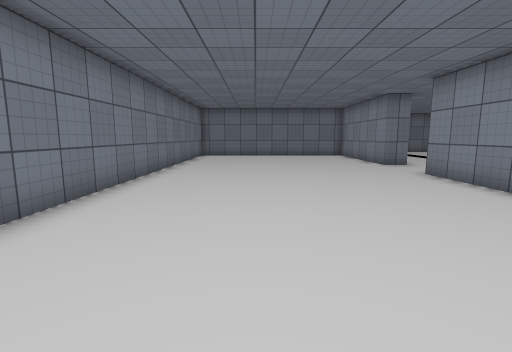
View 1 (above)

20 first-person views from a walk through a scene from a Unity 3-D project. The camera is 1.2 m above the floor, tilts 8° down and sees 85° across. The floor is counted in squares, 1 m on a side. Each view is taken from the middle of a square. On the plan, view 1 faces up. The plan holds only what a view shows up to about 13 squares ahead; the rest is blank. The place goes on beyond the plan. Some surface patterns are stand-ins.

View 2
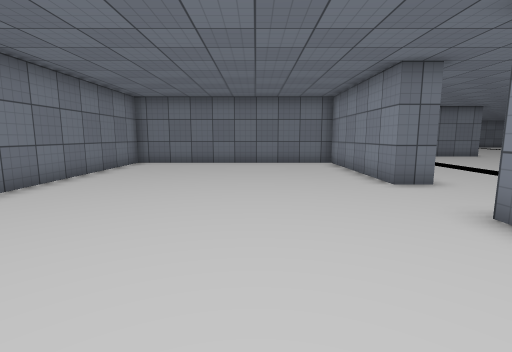

View 3
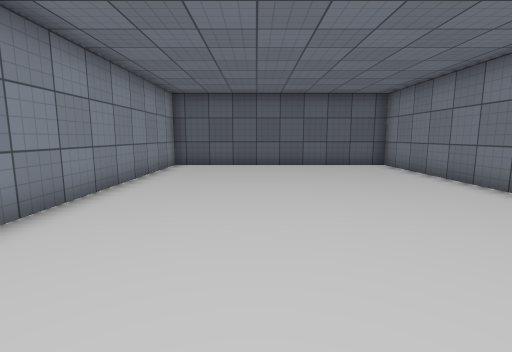

View 4
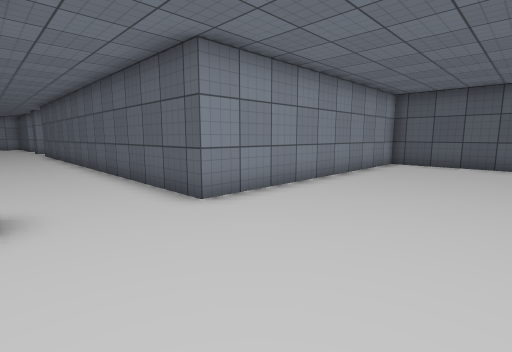

View 5
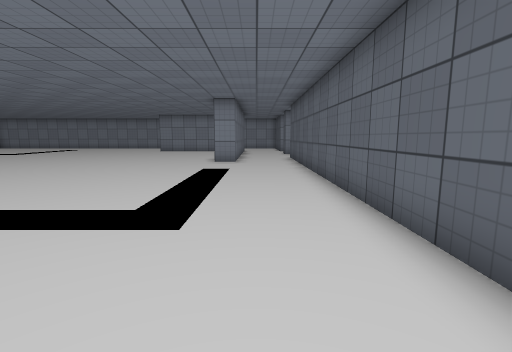

View 6
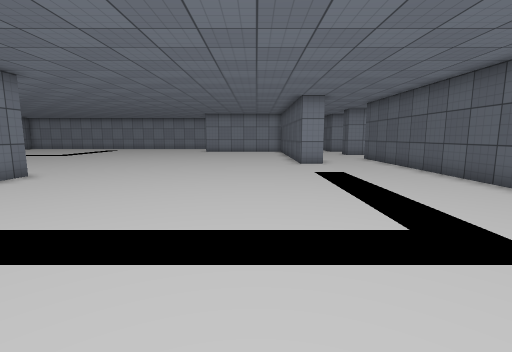

View 7
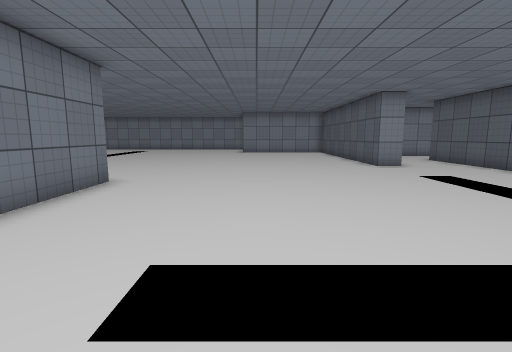

View 8
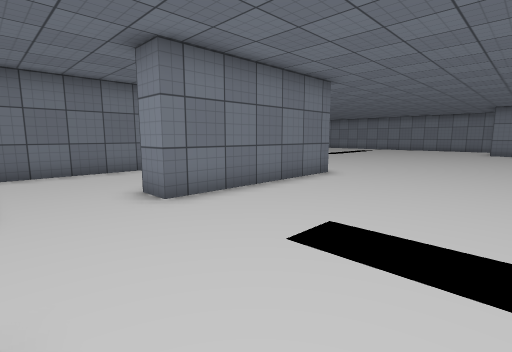

View 9
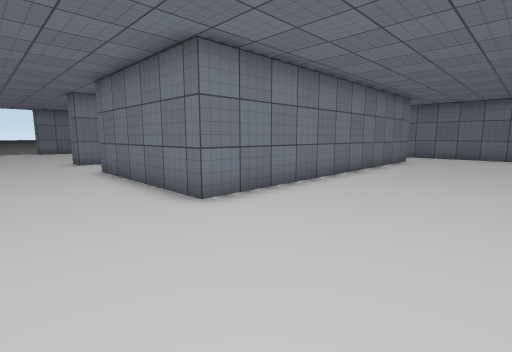

View 10
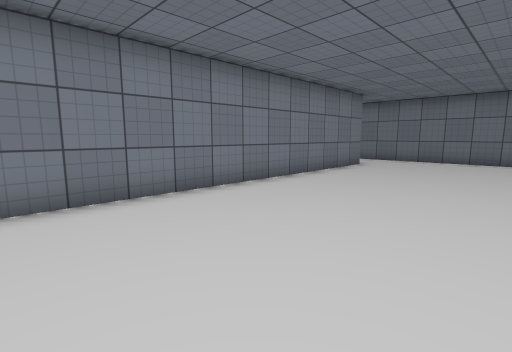

View 11
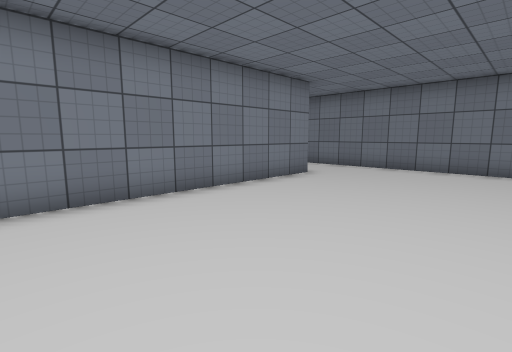

View 12
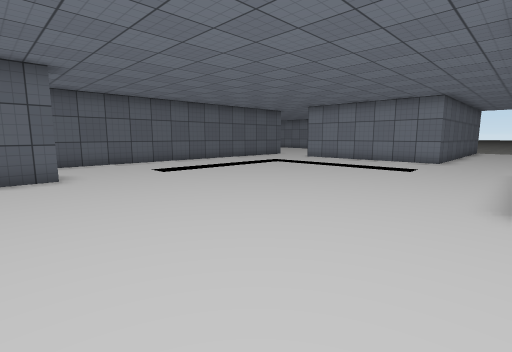

View 13
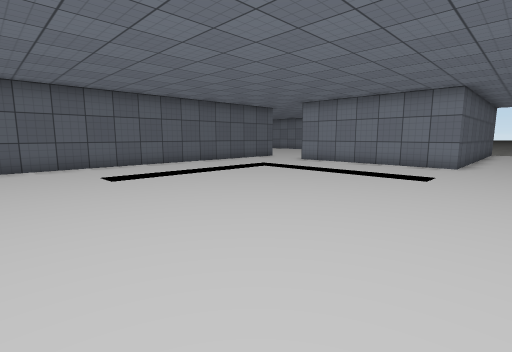

View 14
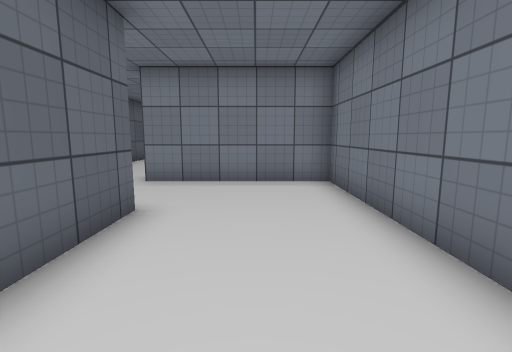

View 15
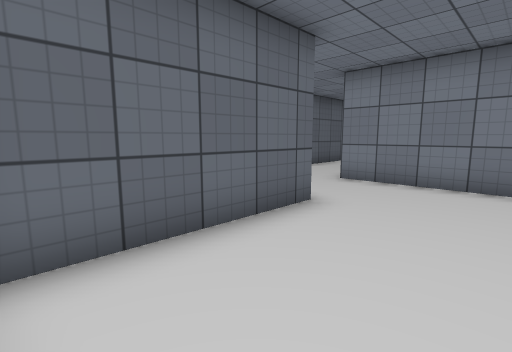

View 16
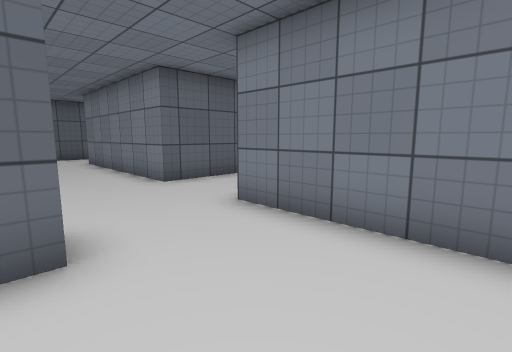

View 17
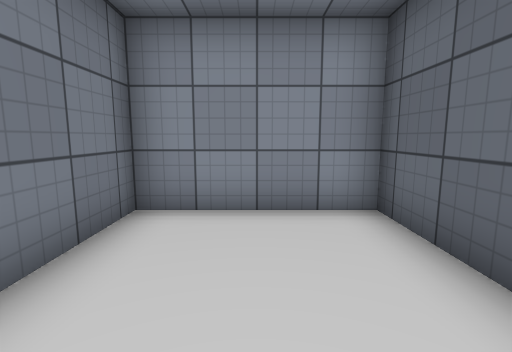

View 18
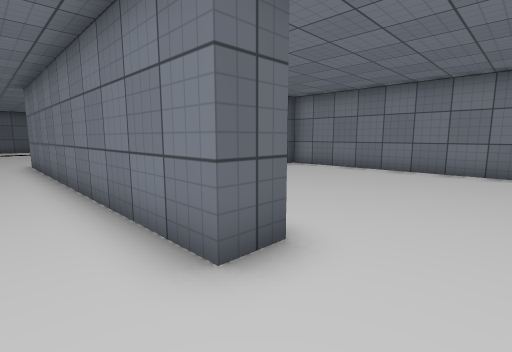

View 19
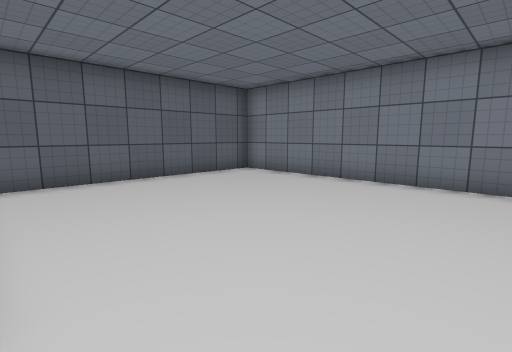

View 20
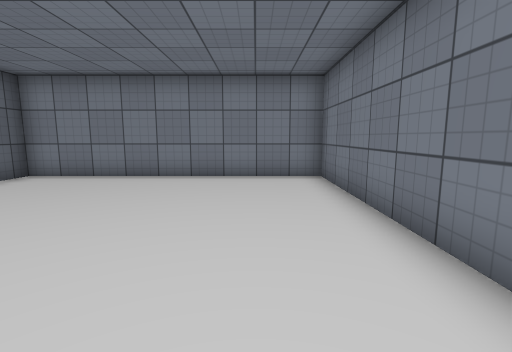

### Floor plan
Ten units are one square. View 1 is at (0, 0); x grows to the right and y downward. Boxes are objects, and circles mark ways between rooms. Rooms are numbered by the first view taken in them; rooms with no view inside come last. Other rooms are left out.
<svg viewBox="-40 -375 257 390">
<path fill="none" stroke="#000" d="M55 -120 55 -180 -35 -180 -35 10 55 10 55 -90M195 -119 195 -130 211 -130M46 -190 65 -190 65 -120 55 -120M144 -340 155 -340 155 -220 95 -220 95 -230 145 -230 145 -270 65 -270 65 -220 55 -220M55 -90 212 -90M206 -370 144 -370M144 -370 65 -370 65 -280 138 -280"/>
<circle cx="57" cy="-110" r="3" fill="#2a7"/>
<circle cx="150" cy="-355" r="3" fill="#2a7"/>
<text x="10" y="-80">1</text>
<text x="150" y="-210">2</text>
<text x="100" y="-330">3</text>
</svg>
Room 1 opens to room 2. Room 2 opens to room 3.

Where each view was taken, in squares from view 1:
view 1: 0 up, 0 right, facing up
view 2: 5 up, 2 right, facing up
view 3: 11 up, 2 right, facing down
view 4: 12 up, 1 right, facing down-right
view 5: 11 up, 6 right, facing right
view 6: 15 up, 7 right, facing right
view 7: 18 up, 8 right, facing right
view 8: 17 up, 7 right, facing up-right
view 9: 19 up, 20 right, facing up-left
view 10: 22 up, 21 right, facing up-left
view 11: 26 up, 21 right, facing up-left
view 12: 22 up, 21 right, facing down-left
view 13: 21 up, 19 right, facing down-left
view 14: 25 up, 14 right, facing left
view 15: 26 up, 14 right, facing down-left
view 16: 26 up, 10 right, facing down-left
view 17: 25 up, 10 right, facing right
view 18: 36 up, 17 right, facing down-left
view 19: 36 up, 14 right, facing down-left
view 20: 35 up, 15 right, facing left
